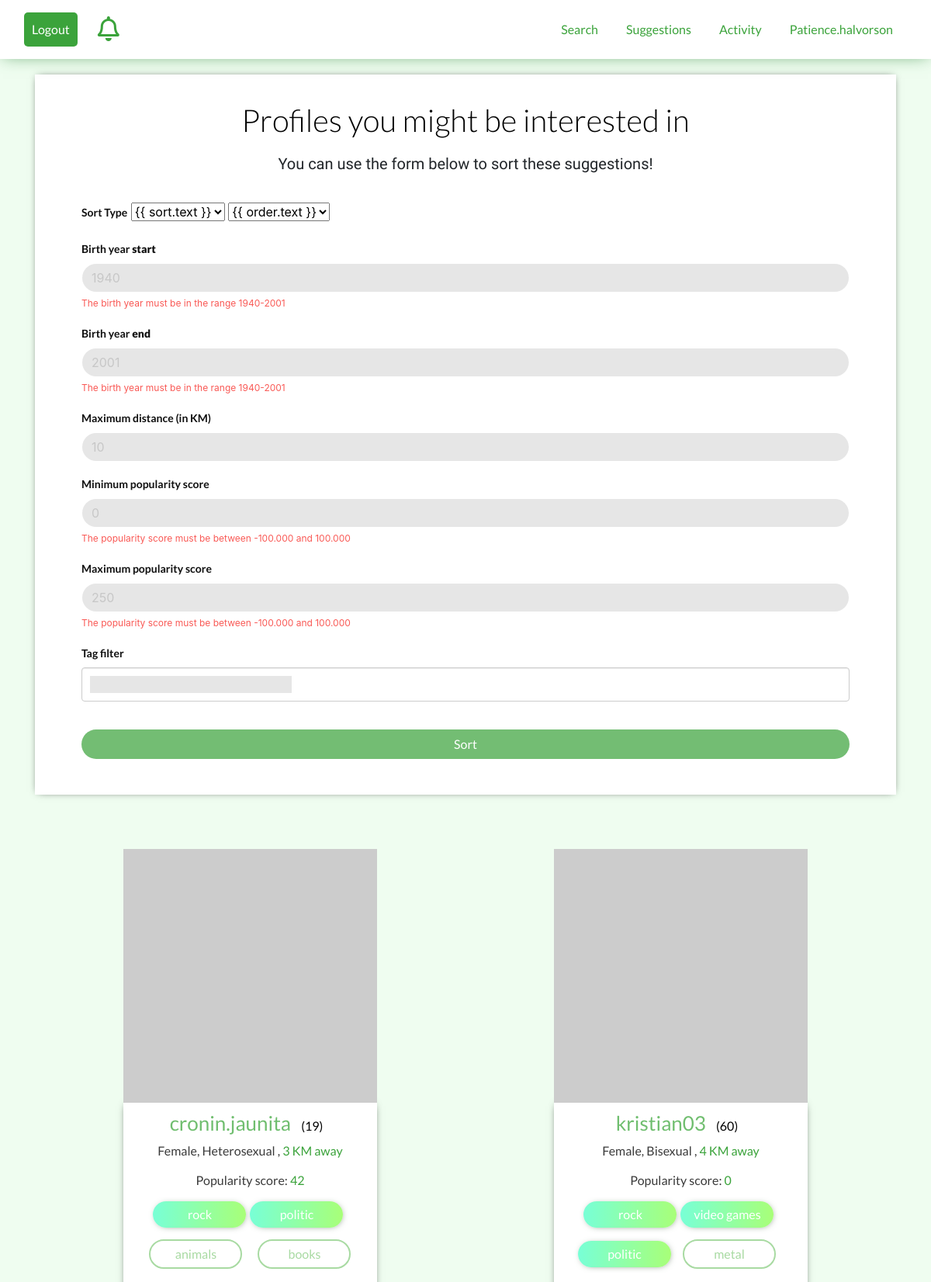
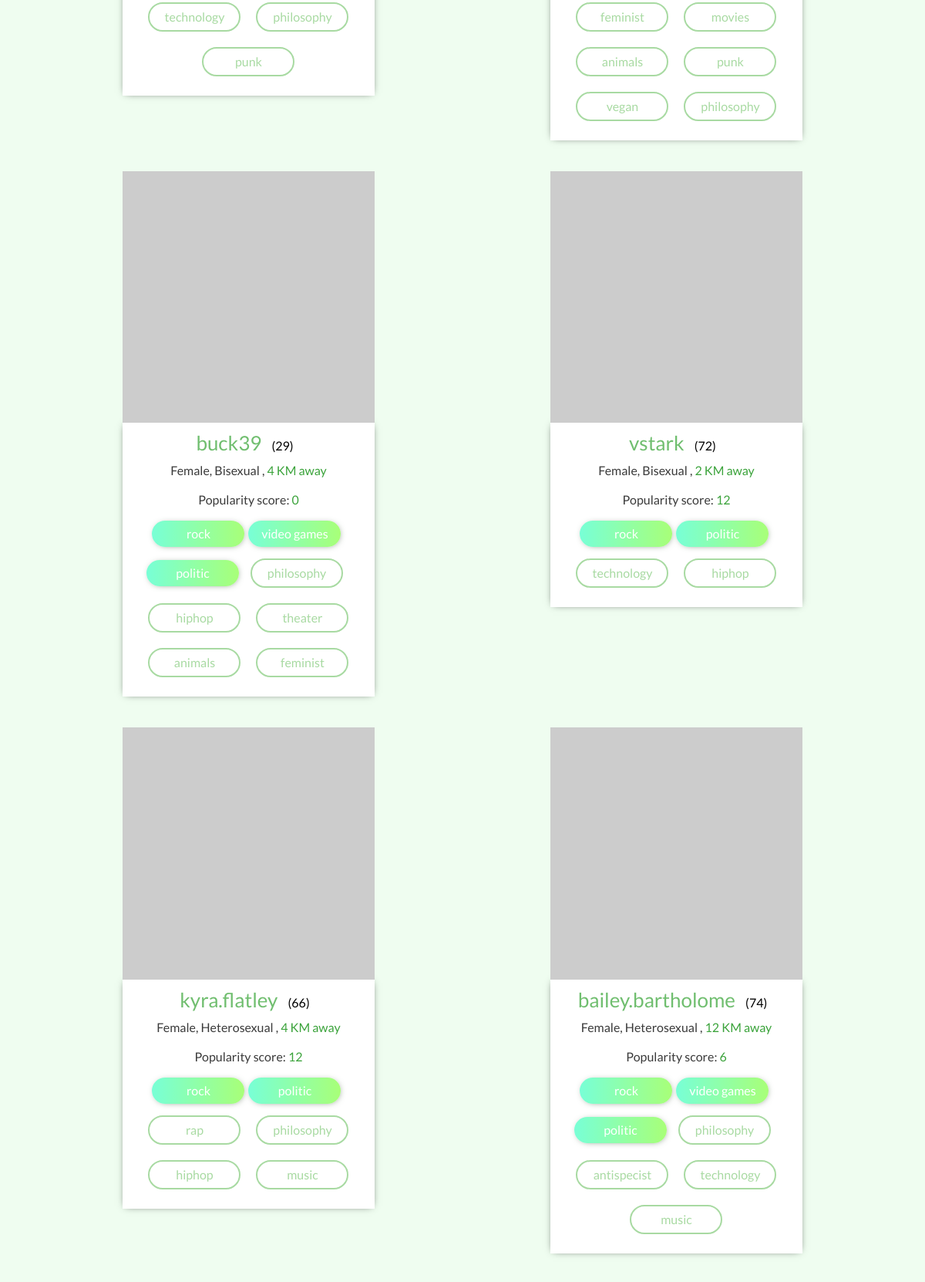
The app's page /suggestion.php (signed in, upper part) with its own data (2 pictures, top to bottom).
### tables this page shows
CREATE TABLE `user_info` (
  `id` int(11) NOT NULL,
  `user_id` int(11) NOT NULL,
  `firstname` varchar(64) NOT NULL,
  `lastname` varchar(64) NOT NULL,
  `birth_year` year(4) DEFAULT NULL,
  `bio` varchar(512) DEFAULT NULL,
  `gender` varchar(128) DEFAULT NULL,
  `orientation` varchar(128) DEFAULT 'Bisexual',
  `last_online` datetime NOT NULL DEFAULT CURRENT_TIMESTAMP
);

CREATE TABLE `user` (
  `id` int(11) NOT NULL,
  `username` varchar(30) NOT NULL,
  `password` varchar(255) NOT NULL,
  `email` varchar(255) NOT NULL,
  `mail_token` varchar(128) DEFAULT NULL,
  `confirmed_token` datetime DEFAULT NULL,
  `password_token` varchar(128) DEFAULT NULL
);

### suggestion.php (the view, shortened to what the rows shown need)
<!DOCTYPE html>
<html lang="en">
<head>
    <link rel="stylesheet" href="style/bootstrap.css">
    <link rel="stylesheet" href="style/style.css">
    <link rel="stylesheet" href="https://use.fontawesome.com/releases/v5.8.1/css/all.css">
</head>
<body>
<?php
require_once("includes/header.php");
?>
<div class="container mt-5 small-page-wrapper">
    <div class="wrapper col-12">
    <h1>Profiles you might be interested in</h1>
     </div>
        <div id="suggestion" class="col-12">
            <div id="gen-sugg">
            <?php
                require_once("utils/fetch_suggestion.php");
                $i = 0;
                if ($sorted) {
                    foreach ($sorted as $match) {
                        if ($i % 2 === 0)
                            echo "<div class='row'>";
                        $match['birthyear'] = date("Y") - (int)$match['birthyear'];
                        echo "<div class='result_block'>";
                        if ($match['profile_pic'])
                            echo "<div class='col-8 offset-2'>";
                        echo "<img class='profile_main' alt='profile_picture' src='" . $match['profile_pic'] . "' />";
                        echo "<div class='text_block'>";
                        echo "<div class='user_info'>
                            <p class='user_name'><a href='/".$pathurl."/profile?u=".urlencode($match[1])."'>" . $match[1] . "</a></p>
                            <p class='age'>(" . $match['birthyear'] . ")</p>
                            </br>
                            <div class='gender_distance'>
                            <p class='gender'>" . $match[2] . ", " . $match[3] . " ,</p>
                            <p class='distance'>" . $match['distance'] . " KM away</p>
                            </div>
                            </div>";
                        echo "<p class='p_score'>Popularity score: <b class='score'>" . $match['score'] . "</b></p>";
                        foreach ($match['tags'] as $tag)
                            echo "<div class='matched_tag'><p>" . $tag . "</p></div>";
                        foreach ($match['usertags'] as $tag)
                            echo "<div class='profile_tag'><p>" . $tag . "</p></div>";
                        echo "</div>";
                        echo "</div>";
                        echo "</div>";
                        if ($i % 2 !== 0)
                            echo "</div>";
                        $i++;
                    }
                }
                else {
                    echo "<h3>You dont have any matching tags with anyone, maybe put some more?</h3>";
                    echo "<h5>... or you can search specific profiles <a href='/".$pathurl."/search'>here</a></h5>";
                }
                ?>
            </div>
        </div>
</div>
</div>
</body>
</html>

### records on screen
user_info: match "cronin.jaunita", birthyear "19", match "Female", match "Heterosexual", distance "3", score "42", tag "rock", tag "politic", tag "animals", tag "books", tag "technology", tag "philosophy", tag "punk"
user_info: match "kristian03", birthyear "60", match "Female", match "Bisexual", distance "4", score "0", tag "rock", tag "video games", tag "politic", tag "metal", tag "feminist", tag "movies", tag "animals", tag "punk", tag "vegan", tag "philosophy"
user_info: match "vstark", birthyear "72", gender "Female", orientation "Bisexual", distance "2", score "12", tag "rock", tag "politic", tag "technology", tag "hiphop"
user_info: match "kyra.flatley", birthyear "66", match "Female", match "Heterosexual", distance "4", score "12", tag "rock", tag "politic", tag "rap", tag "philosophy", tag "hiphop", tag "music"
user_info: user.username "bailey.bartholome", birthyear "74", gender "Female", orientation "Heterosexual", distance "12", score "6", tag "rock", tag "video games", tag "politic", tag "philosophy", tag "antispecist", tag "technology", tag "music"

### other values on screen
$_SESSION['username'] "Patience.halvorson"
$match[1] "buck39"
$match['birthyear'] "29"
$match[2] "Female"
$match[3] "Bisexual"
$match['distance'] "4"
$match['score'] "0"
$tag "rock"
$tag "video games"
$tag "politic"
$tag "philosophy"
$tag "hiphop"
$tag "theater"
$tag "animals"
$tag "feminist"
